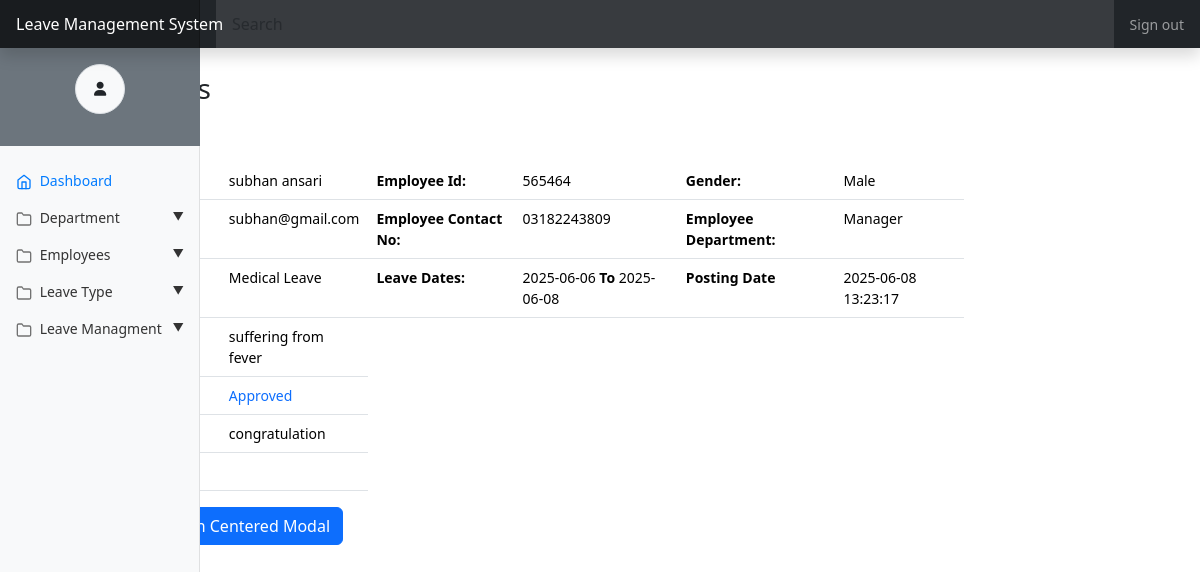
Screenshot of /Admin/lev_details.php?id=22 with the database file from the repository.
### tables this page shows
CREATE TABLE `leaves` (
  `id` int(11) NOT NULL,
  `leavetype_id` int(11) NOT NULL,
  `employ_id` int(11) NOT NULL,
  `department_name` int(11) NOT NULL,
  `lev_status_id` int(11) NOT NULL,
  `fromdate` date NOT NULL,
  `todate` date NOT NULL,
  `description` varchar(250) NOT NULL,
  `time` timestamp NOT NULL DEFAULT current_timestamp() ON UPDATE current_timestamp()
);

CREATE TABLE `employees` (
  `id` int(11) NOT NULL,
  `empcode` varchar(50) NOT NULL,
  `empgender` enum('Male','Female','Other') NOT NULL,
  `empdob` date NOT NULL,
  `empfname` varchar(100) NOT NULL,
  `emplname` varchar(100) NOT NULL,
  `department_id` int(11) NOT NULL,
  `address` text NOT NULL,
  `email` varchar(100) NOT NULL,
  `city` varchar(50) NOT NULL,
  `country` varchar(50) NOT NULL,
  `password` varchar(255) NOT NULL,
  `phone` varchar(20) NOT NULL,
  `cpassword` varchar(255) NOT NULL,
  `created_at` timestamp NOT NULL DEFAULT current_timestamp(),
  `status` enum('Active','Inactive') DEFAULT 'Active'
);

CREATE TABLE `department` (
  `id` int(11) NOT NULL,
  `deptname` varchar(50) NOT NULL,
  `deptsname` varchar(50) NOT NULL,
  `deptcode` varchar(50) NOT NULL,
  `time` timestamp NOT NULL DEFAULT current_timestamp() ON UPDATE current_timestamp()
);

CREATE TABLE `leavestype` (
  `id` int(11) NOT NULL,
  `lev_type` varchar(50) NOT NULL,
  `discription` varchar(100) NOT NULL,
  `created_at` timestamp NOT NULL DEFAULT current_timestamp() ON UPDATE current_timestamp()
);

CREATE TABLE `admin_action` (
  `id` int(11) NOT NULL,
  `leaves_id` int(11) NOT NULL,
  `status_id` int(11) NOT NULL,
  `remarks` varchar(255) NOT NULL DEFAULT 'waiting for approval',
  `time` timestamp NOT NULL DEFAULT current_timestamp() ON UPDATE current_timestamp()
);

CREATE TABLE `lev_status` (
  `id` int(11) NOT NULL,
  `name` varchar(50) NOT NULL
);

### Admin/lev_details.php (the view, shortened to what this page needs)
<?php
$id = $_GET["id"];
$conn = mysqli_connect("localhost", "root", "", "leavesys");
$sql = "SELECT leaves.*,
employees.empfname AS fname,
employees.emplname AS lname,
employees.empcode AS code,
employees.email AS email,
employees.phone  AS empTel,
employees.empgender AS gender,
leavestype.lev_type AS type_name,
department.deptname AS depart_name
FROM leaves
JOIN employees ON leaves.employ_id=employees.id
JOIN leavestype ON leaves.leavetype_id=leavestype.id
JOIN department ON leaves.department_name=department.id
WHERE leaves.employ_id =$id
";
$run = mysqli_query($conn, $sql);
$data = mysqli_fetch_assoc($run);
$lev_id=$data["id"];
$admin_sql="SELECT admin_action.*,
leaves.id AS id,
lev_status.name AS sta_name
FROM admin_action
JOIN leaves ON admin_action.leaves_id=leaves.id
JOIN lev_status ON admin_action.status_id=lev_status.id
WHERE leaves_id = $lev_id
";
$admin_run = mysqli_query($conn, $admin_sql);
$admin_data= mysqli_fetch_assoc($admin_run);
?>
<!doctype html>
<html lang="en">
<head>
    <link rel="stylesheet" href="https://cdnjs.cloudflare.com/ajax/libs/font-awesome/6.7.2/css/all.min.css"
 />
    <link rel="stylesheet"
        href="https://cdnjs.cloudflare.com/ajax/libs/bootstrap-icons/1.11.3/font/bootstrap-icons.min.css"
 />
    <link rel="stylesheet" href="https://stackpath.bootstrapcdn.com/bootstrap/5.0.0-alpha1/css/bootstrap.min.css"
>
    <link rel="stylesheet" href="https://cdnjs.cloudflare.com/ajax/libs/font-awesome/6.5.0/css/all.min.css">
    <link href="https://cdn.jsdelivr.net/npm/bootstrap@5.3.3/dist/css/bootstrap.min.css" rel="stylesheet">
    <link rel="stylesheet" href="https://cdn.jsdelivr.net/npm/bootstrap-icons@1.11.3/font/bootstrap-icons.css">
</head>
</head>
<body>
    <nav class="navbar navbar-dark sticky-top bg-dark flex-md-nowrap p-0 shadow">
        <a class="navbar-brand col-md-3 col-lg-2 mr-0 px-3" href="#"> Leave Management System</a>
        <input class="form-control form-control-dark w-100" type="text" placeholder="Search" aria-label="Search">
        <ul class="navbar-nav px-3">
            <li class="nav-item text-nowrap">
                <a class="nav-link" href="#">Sign out</a>
            </li>
        </ul>
    </nav>
    <div class="container-fluid">
        <div class="row">
            <?php
            include("../include/sidebar.php");
            ?>
            <main class="col-md-9 ml-sm-auto col-lg-10 px-md-4 d-flex align-items-start flex-column">
                <h3 class="text-center mt-4  d-inline-block">Leaves Details</h3>
                <div class="container-fluid py-5">
                    <table class="table">
                        <tr>
                            <th>Employee Name: </th>
                            <td> <?php echo $data["fname"] . " " . $data["lname"] ?> </td>
                            <th>Employee Id: </th>
                            <td> <?php echo $data["code"] ?> </td>
                            <th>Gender: </th>
                            <td> <?php echo $data["gender"] ?> </td>
                        </tr>
                        <tr>
                            <th>Employee Email:</th>
                            <td><?php echo $data["email"] ?></td>
                            <th>Employee Contact No:</th>
                            <td><?php echo $data["empTel"] ?></td>
                            <th>Employee Department:</th>
                            <td><?php echo $data["depart_name"] ?></td>
                        </tr>
                        <tr>
                            <th>Leave Type:</th>
                            <td><?php echo $data["type_name"] ?></td>
                            <th>Leave Dates:</th>
                            <td><?php echo $data["fromdate"] . "<b> To </b> " . $data["todate"] ?></td>
                            <th>Posting Date</th>
                            <td><?php echo $data["time"] ?></td>
                        </tr>
                        <tr>
                            <th>Employee Leave Description:</th>
                            <td><?php echo $data["description"] ?></td>
                        </tr>
                        <tr>
                            <th>Leave Status:</th>
                            <td class="text-primary"><?php echo $admin_data["sta_name"] ?></td>
                        </tr>
                        <tr>
                            <th>Admin Remark:</th>
                            <td><?php echo $admin_data["remarks"] ?></td>
                        </tr>
                        <tr>
                            <th>Action Taken Date:</th>
                            <td class=""></td>
                        </tr>
                    </table>
                    <button class="btn btn-success">Take Action</button>
                    <button  type="button" class="btn btn-primary" data-bs-toggle="modal" data-bs-target="#centeredModal">
                        Open Centered Modal
                    </button>
                </div>
            </main>
        </div>
    </div>
</body>
</html>

### Admin/lev_details.php (style rules this page uses)
body { font-size: .875rem; }
.navbar-brand { padding-top: .75rem; padding-bottom: .75rem; font-size: 1rem; background-color: rgba(0, 0, 0, .25); box-shadow: inset -1px 0 0 rgba(0, 0, 0, .25); }
.navbar .form-control { padding: .75rem 1rem; border-width: 0; border-radius: 0; }
.form-control-dark { color: #fff; background-color: rgba(255, 255, 255, .1); border-color: rgba(255, 255, 255, .1); }

### rows the page displays
leaves: employ.empfname "subhan", employ.emplname "ansari", employ.empcode "565464", employ.empgender "Male", employ.email "subhan@gmail.com", employ.phone "03182243809", department_name.deptname "Manager", leavetype.lev_type "Medical Leave", fromdate "2025-06-06", todate "2025-06-08", time "2025-06-08 13:23:17", description "suffering from fever"
admin_action: status.name "Approved", remarks "congratulation"
